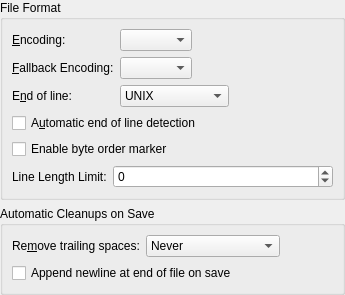
<?xml version="1.0" encoding="UTF-8"?>
<ui version="4.0">
 <class>OpenSaveConfigWidget</class>
 <widget class="QWidget" name="OpenSaveConfigWidget">
  <property name="geometry">
   <rect>
    <x>0</x>
    <y>0</y>
    <width>345</width>
    <height>285</height>
   </rect>
  </property>
  <layout class="QVBoxLayout">
   <property name="margin">
    <number>0</number>
   </property>
   <item>
    <widget class="QGroupBox" name="gbFileFormat">
     <property name="title">
      <string>File Format</string>
     </property>
     <layout class="QFormLayout" name="formLayout_2">
      <item row="0" column="0" colspan="2">
       <layout class="QFormLayout" name="formLayout">
        <property name="fieldGrowthPolicy">
         <enum>QFormLayout::ExpandingFieldsGrow</enum>
        </property>
        <item row="0" column="0">
         <widget class="QLabel" name="lblEncoding">
          <property name="text">
           <string>&amp;Encoding:</string>
          </property>
          <property name="buddy">
           <cstring>cmbEncoding</cstring>
          </property>
         </widget>
        </item>
        <item row="0" column="1">
         <widget class="KComboBox" name="cmbEncoding">
          <property name="whatsThis">
           <string>This defines the standard encoding to use to open/save files, if not changed in the open/save dialog or by using a command line option.</string>
          </property>
         </widget>
        </item>
        <item row="1" column="0">
         <widget class="QLabel" name="lblEncodingDetection2">
          <property name="text">
           <string>&amp;Fallback Encoding:</string>
          </property>
          <property name="buddy">
           <cstring>cmbEncodingFallback</cstring>
          </property>
         </widget>
        </item>
        <item row="1" column="1">
         <widget class="KComboBox" name="cmbEncodingFallback">
          <property name="whatsThis">
           <string>This defines the fallback encoding to try for opening files if neither the encoding chosen as standard above, nor the encoding specified in the open/save dialog, nor the encoding specified on command line match the content of the file.  Before this is used, an attempt will be made to determine the encoding to use by looking for a byte order marker at start of file: if one is found, the right unicode encoding will be chosen; otherwise encoding detection will run, if both fail fallback encoding will be tried.</string>
          </property>
         </widget>
        </item>
        <item row="2" column="0">
         <widget class="QLabel" name="lblEOL">
          <property name="text">
           <string>E&amp;nd of line:</string>
          </property>
          <property name="buddy">
           <cstring>cmbEOL</cstring>
          </property>
         </widget>
        </item>
        <item row="2" column="1">
         <widget class="KComboBox" name="cmbEOL">
          <item>
           <property name="text">
            <string>UNIX</string>
           </property>
          </item>
          <item>
           <property name="text">
            <string>DOS/Windows</string>
           </property>
          </item>
          <item>
           <property name="text">
            <string>Macintosh</string>
           </property>
          </item>
         </widget>
        </item>
       </layout>
      </item>
      <item row="1" column="0" colspan="2">
       <widget class="QCheckBox" name="chkDetectEOL">
        <property name="whatsThis">
         <string>If this option is enabled the editor will autodetect the end of line type. The first found end of line type will be used for the whole file.</string>
        </property>
        <property name="text">
         <string>A&amp;utomatic end of line detection</string>
        </property>
       </widget>
      </item>
      <item row="2" column="0" colspan="2">
       <widget class="QCheckBox" name="chkEnableBOM">
        <property name="whatsThis">
         <string>The byte order mark is a special sequence at the beginning of unicode encoded documents. It helps editors to open text documents with the correct unicode encoding. The byte order mark is not visible in the displayed document.</string>
        </property>
        <property name="text">
         <string>Enable byte order marker</string>
        </property>
       </widget>
      </item>
      <item row="3" column="0">
       <widget class="QLabel" name="label">
        <property name="text">
         <string>Line Length Limit:</string>
        </property>
        <property name="buddy">
         <cstring>lineLengthLimit</cstring>
        </property>
       </widget>
      </item>
      <item row="3" column="1">
       <widget class="QSpinBox" name="lineLengthLimit">
        <property name="specialValueText">
         <string>Unlimited</string>
        </property>
        <property name="minimum">
         <number>-1</number>
        </property>
        <property name="maximum">
         <number>1000000</number>
        </property>
       </widget>
      </item>
     </layout>
    </widget>
   </item>
   <item>
    <widget class="QGroupBox" name="gbCleanups">
     <property name="title">
      <string>Automatic Cleanups on Save</string>
     </property>
     <layout class="QVBoxLayout">
      <item>
       <layout class="QHBoxLayout" name="horizontalLayout">
        <item>
         <widget class="QLabel" name="lblRemoveTrailingSpaces">
          <property name="whatsThis">
           <string>Depending on the choice, trailing spaces are removed when saving a document, either in the entire document or only of modified lines.</string>
          </property>
          <property name="text">
           <string>Re&amp;move trailing spaces:</string>
          </property>
          <property name="buddy">
           <cstring>cbRemoveTrailingSpaces</cstring>
          </property>
         </widget>
        </item>
        <item>
         <widget class="QComboBox" name="cbRemoveTrailingSpaces">
          <property name="whatsThis">
           <string>Depending on the choice, trailing spaces are removed when saving a document, either in the entire document or only of modified lines.</string>
          </property>
          <item>
           <property name="text">
            <string>Never</string>
           </property>
          </item>
          <item>
           <property name="text">
            <string>On Modified Lines</string>
           </property>
          </item>
          <item>
           <property name="text">
            <string>In Entire Document</string>
           </property>
          </item>
         </widget>
        </item>
        <item>
         <spacer name="horizontalSpacer">
          <property name="orientation">
           <enum>Qt::Horizontal</enum>
          </property>
          <property name="sizeHint" stdset="0">
           <size>
            <width>40</width>
            <height>20</height>
           </size>
          </property>
         </spacer>
        </item>
       </layout>
      </item>
      <item>
       <widget class="QCheckBox" name="chkNewLineAtEof">
        <property name="whatsThis">
         <string>On save, a line break is appended to the document if not already present. The line break is visible after reloading the file.</string>
        </property>
        <property name="text">
         <string>Append newline at end of file on save</string>
        </property>
       </widget>
      </item>
     </layout>
    </widget>
   </item>
   <item>
    <spacer>
     <property name="orientation">
      <enum>Qt::Vertical</enum>
     </property>
     <property name="sizeHint" stdset="0">
      <size>
       <width>0</width>
       <height>1</height>
      </size>
     </property>
    </spacer>
   </item>
  </layout>
 </widget>
 <customwidgets>
  <customwidget>
   <class>KComboBox</class>
   <extends>QComboBox</extends>
   <header>kcombobox.h</header>
  </customwidget>
 </customwidgets>
 <resources/>
 <connections/>
</ui>
